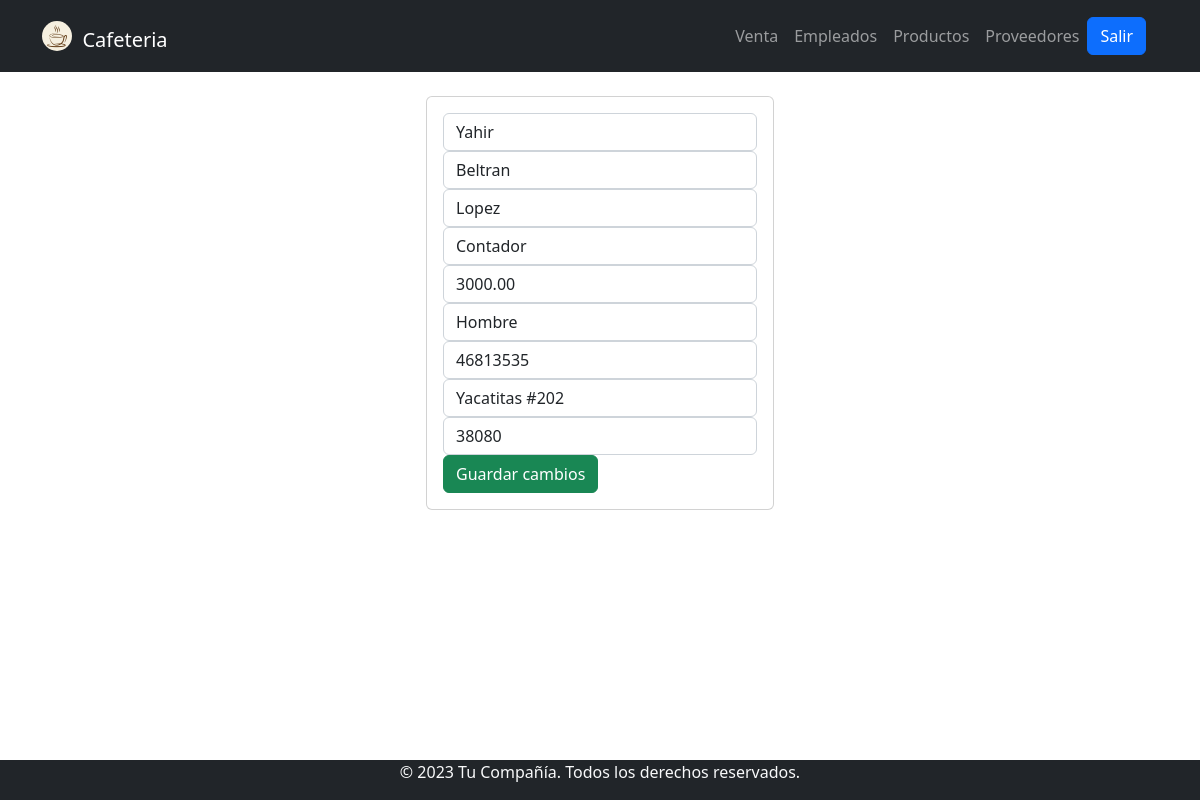
The app's page /edit_empleado.php?id=13 with its own data.
### tables this page shows
CREATE TABLE `Empleados` (
  `idEmpleado` int NOT NULL,
  `idPersona` int NOT NULL,
  `puesto` varchar(50) NOT NULL,
  `salario` decimal(10,2) NOT NULL,
  `fechaContratacion` date NOT NULL
);

CREATE TABLE `Personas` (
  `idPersona` int NOT NULL,
  `nombre` varchar(50) NOT NULL,
  `apellidoPaterno` varchar(50) NOT NULL,
  `apellidoMaterno` varchar(50) DEFAULT NULL,
  `tipoPersona` varchar(20) NOT NULL,
  `telefono` varchar(15) DEFAULT NULL,
  `direccion` varchar(100) NOT NULL,
  `CP` int NOT NULL
);

### www/edit_empleado.php (the view, shortened to what this page needs)
<?php
    include 'Model/conexion.php';
    if(isset($_GET['id'])){
        $id = $_GET['id'];
        $query = "SELECT e.idPersona, e.idEmpleado, p.nombre, p.apellidoPaterno, p.apellidoMaterno, p.tipoPersona, e.puesto, e.salario, p.telefono, p.direccion, p.CP
                  FROM Personas p
                  INNER JOIN Empleados e ON p.idPersona = e.idPersona
                  WHERE e.idEmpleado = $id;";
        $result = mysqli_query($conn, $query);
        if (mysqli_num_rows($result) == 1) {
            $row = mysqli_fetch_array($result);
            $nombre = $row['nombre'];
            $apellido_paterno = $row['apellidoPaterno'];
            $apellido_materno = $row['apellidoMaterno'];
            $puesto = $row['puesto'];
            $salario = $row['salario'];
            $tipo_persona = $row['tipoPersona'];
            $telefono = $row['telefono'];
            $dirr = $row['direccion'];
            $cp = $row['CP'];
        }
    }
?>
<?php include 'Template/header.php'; ?>
<div class="container p-4">
    <div class="row">
        <div class="col-md-4 mx-auto">
<div class="card card-body">
    <form action="edit_empleado.php?id=<?php echo $_GET['id']; ?>" method="POST">
        <div class="form-group">
            <input type="text" name="Nombre" value="<?php echo $nombre; ?>" class="form-control" placeholder="Nombre del empleado">
        </div>
        <div class="form-group">
            <input type="text" name="Paterno" value="<?php echo $apellido_paterno; ?>" class="form-control" placeholder="Apellido Paterno">
        </div>
        <div class="form-group">
            <input type="text" name="Materno" value="<?php echo $apellido_materno; ?>" class="form-control" placeholder="Apellido Materno">
        </div>
        <div class="form-group">
            <input type="text" name="Puesto" value="<?php echo $puesto; ?>" class="form-control" placeholder="Puesto">
        </div>
        <div class="form-group">
            <input type="text" name="Salario" value="<?php echo $salario; ?>" class="form-control" placeholder="Salario">
        </div>
        <div class="form-group">
            <select name="Genero" class="form-control">
                <option value="hombre" <?php if ($tipo_persona == 'hombre') echo 'selected'; ?>>Hombre</option>
            </select>
        </div>
        <div class="form-group">
        <input type="text" name="telefono" value="<?php echo $telefono; ?>" class="form-control" placeholder="Teléfono">
        </div>
        <div class="form-group">
            <input type="text" name="direccion" value="<?php echo $dirr; ?>" class="form-control" placeholder="Dirección">
        </div>
        <div class="form-group">
            <input type="text" name="CP" value="<?php echo $cp; ?>" class="form-control" placeholder="Código Postal">
        </div>
        <input type="submit" class="btn btn-success btn-block" name="Guardar_empleado" value="Guardar cambios">
    </form>
</div>
</div>
</div>
</div>
<?php include 'Template/footer.php'; ?>

### records on screen
empleados: Nombre "Yahir", Paterno "Beltran", Materno "Lopez", Puesto "Contador", Salario "3000.00", telefono "46813535", direccion "Yacatitas #202", CP "38080"
personas: Genero "Hombre"
